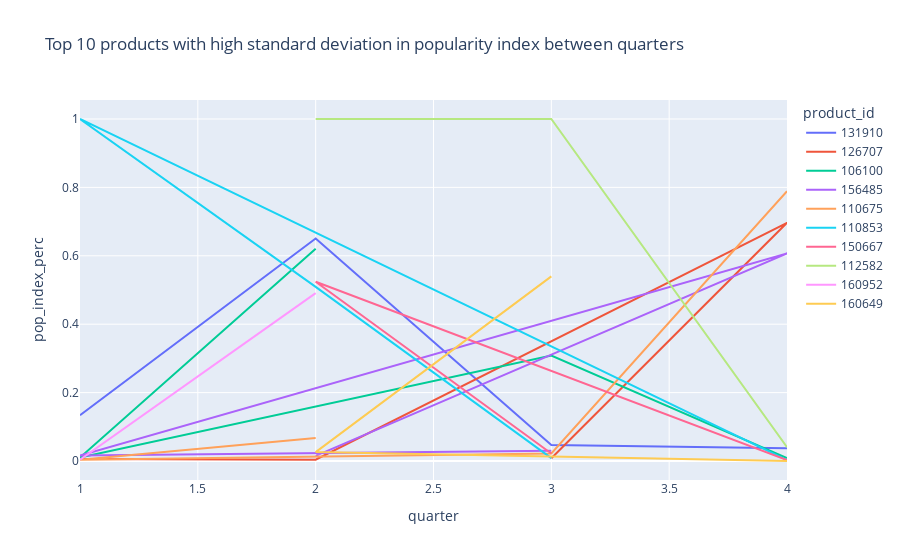

Here is the notebook cell this chart was saved with:
### Code cell
plot = px.line(df_plot,
               x="quarter",
               y="pop_index_perc",
               color='product_id',
               title='Top 10 products with high standard deviation in popularity index between quarters')
plot

### Figure 1 — Plotly figure (JSON) as saved in the notebook; plotly's stock layout.template omitted (floating-point values rounded to 4 significant figures)
{"data": [{"hovertemplate": "product_id=131910<br>quarter=%{x}<br>pop_index_perc=%{y}<extra></extra>", "legendgroup": "131910", "line": {"color": "#636efa", "dash": "solid"}, "marker": {"symbol": "circle"}, "mode": "lines", "name": "131910", "orientation": "v", "showlegend": true, "x": [4, 3, 2, 1], "xaxis": "x", "y": [0.03757, 0.04683, 0.6506, 0.1337], "yaxis": "y", "type": "scatter"}, {"hovertemplate": "product_id=126707<br>quarter=%{x}<br>pop_index_perc=%{y}<extra></extra>", "legendgroup": "126707", "line": {"color": "#EF553B", "dash": "solid"}, "marker": {"symbol": "circle"}, "mode": "lines", "name": "126707", "orientation": "v", "showlegend": true, "x": [1, 2, 4, 3], "xaxis": "x", "y": [0.005988, 0.003717, 0.6965, 0.008264], "yaxis": "y", "type": "scatter"}, {"hovertemplate": "product_id=106100<br>quarter=%{x}<br>pop_index_perc=%{y}<extra></extra>", "legendgroup": "106100", "line": {"color": "#00cc96", "dash": "solid"}, "marker": {"symbol": "circle"}, "mode": "lines", "name": "106100", "orientation": "v", "showlegend": true, "x": [2, 1, 3, 4], "xaxis": "x", "y": [0.6208, 0.00998, 0.3085, 0.008671], "yaxis": "y", "type": "scatter"}, {"hovertemplate": "product_id=156485<br>quarter=%{x}<br>pop_index_perc=%{y}<extra></extra>", "legendgroup": "156485", "line": {"color": "#ab63fa", "dash": "solid"}, "marker": {"symbol": "circle"}, "mode": "lines", "name": "156485", "orientation": "v", "showlegend": true, "x": [2, 4, 1, 3], "xaxis": "x", "y": [0.01487, 0.6069, 0.01597, 0.0303], "yaxis": "y", "type": "scatter"}, {"hovertemplate": "product_id=110675<br>quarter=%{x}<br>pop_index_perc=%{y}<extra></extra>", "legendgroup": "110675", "line": {"color": "#FFA15A", "dash": "solid"}, "marker": {"symbol": "circle"}, "mode": "lines", "name": "110675", "orientation": "v", "showlegend": true, "x": [4, 3, 1, 2], "xaxis": "x", "y": [0.789, 0.02204, 0.003992, 0.06691], "yaxis": "y", "type": "scatter"}, {"hovertemplate": "product_id=110853<br>quarter=%{x}<br>pop_index_perc=%{y}<extra></extra>", "legendgroup": "110853", "line": {"color": "#19d3f3", "dash": "solid"}, "marker": {"symbol": "circle"}, "mode": "lines", "name": "110853", "orientation": "v", "showlegend": true, "x": [4, 1, 2, 3], "xaxis": "x", "y": [0.00289, 1.0, 0.5093, 0.008264], "yaxis": "y", "type": "scatter"}, {"hovertemplate": "product_id=150667<br>quarter=%{x}<br>pop_index_perc=%{y}<extra></extra>", "legendgroup": "150667", "line": {"color": "#FF6692", "dash": "solid"}, "marker": {"symbol": "circle"}, "mode": "lines", "name": "150667", "orientation": "v", "showlegend": true, "x": [3, 2, 4], "xaxis": "x", "y": [0.02204, 0.5242, 0.00289], "yaxis": "y", "type": "scatter"}, {"hovertemplate": "product_id=112582<br>quarter=%{x}<br>pop_index_perc=%{y}<extra></extra>", "legendgroup": "112582", "line": {"color": "#B6E880", "dash": "solid"}, "marker": {"symbol": "circle"}, "mode": "lines", "name": "112582", "orientation": "v", "showlegend": true, "x": [4, 3, 2], "xaxis": "x", "y": [0.04046, 1.0, 1.0], "yaxis": "y", "type": "scatter"}, {"hovertemplate": "product_id=160952<br>quarter=%{x}<br>pop_index_perc=%{y}<extra></extra>", "legendgroup": "160952", "line": {"color": "#FF97FF", "dash": "solid"}, "marker": {"symbol": "circle"}, "mode": "lines", "name": "160952", "orientation": "v", "showlegend": true, "x": [2, 1], "xaxis": "x", "y": [0.4907, 0.003992], "yaxis": "y", "type": "scatter"}, {"hovertemplate": "product_id=160649<br>quarter=%{x}<br>pop_index_perc=%{y}<extra></extra>", "legendgroup": "160649", "line": {"color": "#FECB52", "dash": "solid"}, "marker": {"symbol": "circle"}, "mode": "lines", "name": "160649", "orientation": "v", "showlegend": true, "x": [4, 2, 3], "xaxis": "x", "y": [0.0, 0.02602, 0.5399], "yaxis": "y", "type": "scatter"}], "layout": {"xaxis": {"anchor": "y", "domain": [0.0, 1.0], "title": {"text": "quarter"}}, "yaxis": {"anchor": "x", "domain": [0.0, 1.0], "title": {"text": "pop_index_perc"}}, "legend": {"title": {"text": "product_id"}, "tracegroupgap": 0}, "title": {"text": "Top 10 products with high standard deviation in popularity index between quarters"}}}
